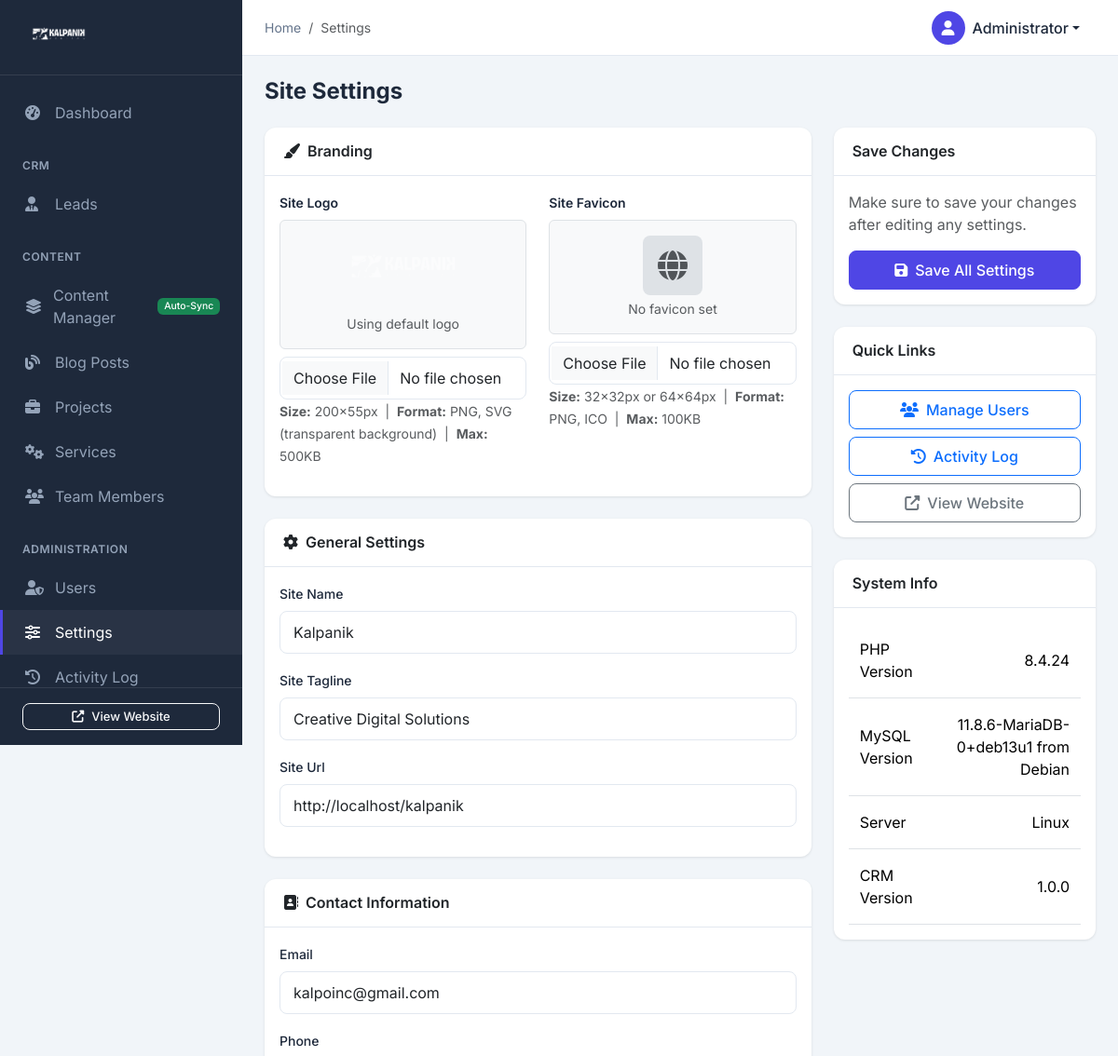
The app's page /admin/settings.php (signed in, upper part), older data.
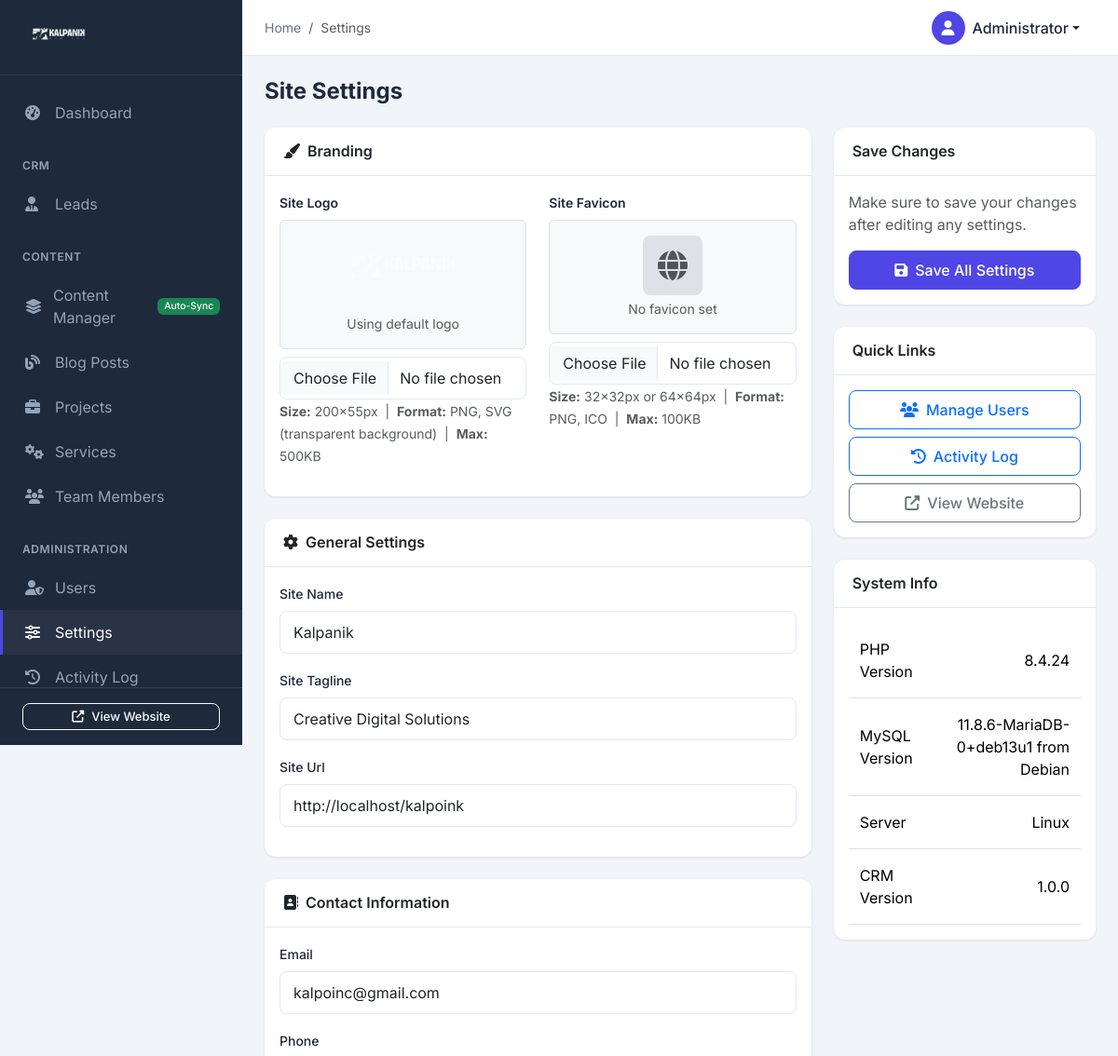
The same page, newer data.
### tables this page shows
CREATE TABLE IF NOT EXISTS settings (
    id INT AUTO_INCREMENT PRIMARY KEY,
    setting_key VARCHAR(100) NOT NULL UNIQUE,
    setting_value TEXT DEFAULT NULL,
    setting_type ENUM('text', 'textarea', 'number', 'boolean', 'json') DEFAULT 'text',
    category VARCHAR(50) DEFAULT 'general',
    created_at TIMESTAMP DEFAULT CURRENT_TIMESTAMP,
    updated_at TIMESTAMP DEFAULT CURRENT_TIMESTAMP ON UPDATE CURRENT_TIMESTAMP
);

### admin/settings.php (the view, shortened to what the changed rows need)
<?php
require_once __DIR__ . '/includes/header.php';
$stmt = $db->query("SELECT * FROM settings ORDER BY category, id");
$allSettings = $stmt->fetchAll();
$settings = [];
foreach ($allSettings as $setting) {
    $settings[$setting['category']][] = $setting;
}
?>
<div class="page-header">
    <h1 class="page-title">Site Settings</h1>
</div>
<form method="POST" action="settings.php" enctype="multipart/form-data">
    <div class="row">
        <div class="col-lg-8">
            <div class="card">
                <div class="card-body">
                    <?php if (isset($settings['general'])): ?>
                    <?php foreach ($settings['general'] as $setting): ?>
                    <div class="mb-3">
                        <label for="<?php echo $setting['setting_key']; ?>" class="form-label">
                            <?php echo ucwords(str_replace('_', ' ', $setting['setting_key'])); ?>
                        </label>
                        <?php if ($setting['setting_type'] === 'textarea'): ?>
                        <textarea class="form-control" id="<?php echo $setting['setting_key']; ?>"
                                  name="settings[<?php echo $setting['setting_key']; ?>]" rows="3"><?php echo htmlspecialchars($setting['setting_value']); ?></textarea>
                        <?php else: ?>
                        <input type="text" class="form-control" id="<?php echo $setting['setting_key']; ?>"
                               name="settings[<?php echo $setting['setting_key']; ?>]"
                               value="<?php echo htmlspecialchars($setting['setting_value']); ?>">
                        <?php endif; ?>
                    </div>
                    <?php endforeach; ?>
                    <?php endif; ?>
                </div>
            </div>
        </div>
    </div>
</form>
<?php require_once __DIR__ . '/includes/footer.php'; ?>

Row changes from the older to the newer data that the page shows:
changed settings "Site Url": setting_value "http://localhost/kalpanik" → "http://localhost/kalpoink"
